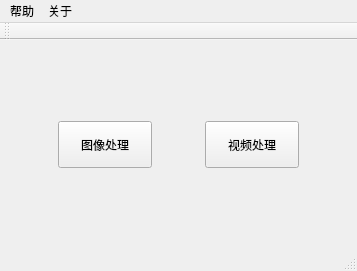
<?xml version="1.0" encoding="UTF-8"?>
<ui version="4.0">
 <class>imageOrVideo</class>
 <widget class="QMainWindow" name="imageOrVideo">
  <property name="geometry">
   <rect>
    <x>0</x>
    <y>0</y>
    <width>357</width>
    <height>271</height>
   </rect>
  </property>
  <property name="windowTitle">
   <string>imageOrVideo</string>
  </property>
  <widget class="QWidget" name="centralWidget">
   <layout class="QHBoxLayout" name="horizontalLayout_2">
    <item>
     <layout class="QVBoxLayout" name="verticalLayout" stretch="3,2,3">
      <item>
       <spacer name="verticalSpacer">
        <property name="orientation">
         <enum>Qt::Vertical</enum>
        </property>
        <property name="sizeHint" stdset="0">
         <size>
          <width>20</width>
          <height>40</height>
         </size>
        </property>
       </spacer>
      </item>
      <item>
       <layout class="QHBoxLayout" name="horizontalLayout" stretch="1,2,1,2,1">
        <property name="sizeConstraint">
         <enum>QLayout::SetDefaultConstraint</enum>
        </property>
        <item>
         <spacer name="horizontalSpacer_2">
          <property name="orientation">
           <enum>Qt::Horizontal</enum>
          </property>
          <property name="sizeHint" stdset="0">
           <size>
            <width>40</width>
            <height>20</height>
           </size>
          </property>
         </spacer>
        </item>
        <item>
         <widget class="QPushButton" name="imageBtn">
          <property name="sizePolicy">
           <sizepolicy hsizetype="Minimum" vsizetype="Minimum">
            <horstretch>0</horstretch>
            <verstretch>0</verstretch>
           </sizepolicy>
          </property>
          <property name="text">
           <string>图像处理</string>
          </property>
         </widget>
        </item>
        <item>
         <spacer name="horizontalSpacer">
          <property name="orientation">
           <enum>Qt::Horizontal</enum>
          </property>
          <property name="sizeHint" stdset="0">
           <size>
            <width>40</width>
            <height>20</height>
           </size>
          </property>
         </spacer>
        </item>
        <item>
         <widget class="QPushButton" name="videoBtn">
          <property name="sizePolicy">
           <sizepolicy hsizetype="Minimum" vsizetype="Minimum">
            <horstretch>0</horstretch>
            <verstretch>0</verstretch>
           </sizepolicy>
          </property>
          <property name="text">
           <string>视频处理</string>
          </property>
         </widget>
        </item>
        <item>
         <spacer name="horizontalSpacer_3">
          <property name="orientation">
           <enum>Qt::Horizontal</enum>
          </property>
          <property name="sizeHint" stdset="0">
           <size>
            <width>40</width>
            <height>20</height>
           </size>
          </property>
         </spacer>
        </item>
       </layout>
      </item>
      <item>
       <spacer name="verticalSpacer_2">
        <property name="orientation">
         <enum>Qt::Vertical</enum>
        </property>
        <property name="sizeHint" stdset="0">
         <size>
          <width>20</width>
          <height>40</height>
         </size>
        </property>
       </spacer>
      </item>
     </layout>
    </item>
   </layout>
  </widget>
  <widget class="QToolBar" name="mainToolBar">
   <attribute name="toolBarArea">
    <enum>TopToolBarArea</enum>
   </attribute>
   <attribute name="toolBarBreak">
    <bool>false</bool>
   </attribute>
  </widget>
  <widget class="QStatusBar" name="statusBar"/>
  <widget class="QMenuBar" name="menuBar">
   <property name="geometry">
    <rect>
     <x>0</x>
     <y>0</y>
     <width>357</width>
     <height>23</height>
    </rect>
   </property>
   <widget class="QMenu" name="menu">
    <property name="title">
     <string>关于</string>
    </property>
   </widget>
   <widget class="QMenu" name="menu_2">
    <property name="title">
     <string>帮助</string>
    </property>
   </widget>
   <addaction name="menu_2"/>
   <addaction name="menu"/>
  </widget>
 </widget>
 <layoutdefault spacing="6" margin="11"/>
 <resources/>
 <connections/>
</ui>
